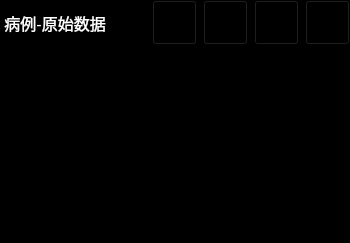
          <widget class="QWidget" name="widgetRawData" native="true">
           <property name="styleSheet">
            <string notr="true">background-color:rgb(0, 0, 0)</string>
           </property>
           <layout class="QVBoxLayout" name="verticalLayout_3" stretch="0,0">
            <property name="leftMargin">
             <number>0</number>
            </property>
            <property name="topMargin">
             <number>0</number>
            </property>
            <property name="rightMargin">
             <number>0</number>
            </property>
            <property name="bottomMargin">
             <number>0</number>
            </property>
            <item>
             <layout class="QHBoxLayout" name="horizontalLayout_5">
              <item>
               <widget class="QLabel" name="labelRawData">
                <property name="palette">
                 <palette>
                  <active>
                   <colorrole role="WindowText">
                    <brush brushstyle="SolidPattern">
                     <color alpha="255">
                      <red>255</red>
                      <green>255</green>
                      <blue>255</blue>
                     </color>
                    </brush>
                   </colorrole>
                   <colorrole role="Button">
                    <brush brushstyle="SolidPattern">
                     <color alpha="255">
                      <red>0</red>
                      <green>0</green>
                      <blue>0</blue>
                     </color>
                    </brush>
                   </colorrole>
                   <colorrole role="Base">
                    <brush brushstyle="SolidPattern">
                     <color alpha="255">
                      <red>0</red>
                      <green>0</green>
                      <blue>0</blue>
                     </color>
                    </brush>
                   </colorrole>
                   <colorrole role="Window">
                    <brush brushstyle="SolidPattern">
                     <color alpha="255">
                      <red>0</red>
                      <green>0</green>
                      <blue>0</blue>
                     </color>
                    </brush>
                   </colorrole>
                  </active>
                  <inactive>
                   <colorrole role="WindowText">
                    <brush brushstyle="SolidPattern">
                     <color alpha="255">
                      <red>255</red>
                      <green>255</green>
                      <blue>255</blue>
                     </color>
                    </brush>
                   </colorrole>
                   <colorrole role="Button">
                    <brush brushstyle="SolidPattern">
                     <color alpha="255">
                      <red>0</red>
                      <green>0</green>
                      <blue>0</blue>
                     </color>
                    </brush>
                   </colorrole>
                   <colorrole role="Base">
                    <brush brushstyle="SolidPattern">
                     <color alpha="255">
                      <red>0</red>
                      <green>0</green>
                      <blue>0</blue>
                     </color>
                    </brush>
                   </colorrole>
                   <colorrole role="Window">
                    <brush brushstyle="SolidPattern">
                     <color alpha="255">
                      <red>0</red>
                      <green>0</green>
                      <blue>0</blue>
                     </color>
                    </brush>
                   </colorrole>
                  </inactive>
                  <disabled>
                   <colorrole role="WindowText">
                    <brush brushstyle="SolidPattern">
                     <color alpha="255">
                      <red>120</red>
                      <green>120</green>
                      <blue>120</blue>
                     </color>
                    </brush>
                   </colorrole>
                   <colorrole role="Button">
                    <brush brushstyle="SolidPattern">
                     <color alpha="255">
                      <red>0</red>
                      <green>0</green>
                      <blue>0</blue>
                     </color>
                    </brush>
                   </colorrole>
                   <colorrole role="Base">
                    <brush brushstyle="SolidPattern">
                     <color alpha="255">
                      <red>0</red>
                      <green>0</green>
                      <blue>0</blue>
                     </color>
                    </brush>
                   </colorrole>
                   <colorrole role="Window">
                    <brush brushstyle="SolidPattern">
                     <color alpha="255">
                      <red>0</red>
                      <green>0</green>
                      <blue>0</blue>
                     </color>
                    </brush>
                   </colorrole>
                  </disabled>
                 </palette>
                </property>
                <property name="font">
                 <font>
                  <pointsize>12</pointsize>
                 </font>
                </property>
                <property name="text">
                 <string> 病例-原始数据</string>
                </property>
               </widget>
              </item>
              <item>
               <spacer name="horizontalSpacer">
                <property name="orientation">
                 <enum>Qt::Horizontal</enum>
                </property>
                <property name="sizeHint" stdset="0">
                 <size>
                  <width>40</width>
                  <height>20</height>
                 </size>
                </property>
               </spacer>
              </item>
              <item>
               <widget class="QToolButton" name="btnRawDataFromPACS">
                <property name="minimumSize">
                 <size>
                  <width>45</width>
                  <height>45</height>
                 </size>
                </property>
                <property name="maximumSize">
                 <size>
                  <width>45</width>
                  <height>45</height>
                 </size>
                </property>
                <property name="toolTip">
                 <string>从PACS导入</string>
                </property>
                <property name="text">
                 <string/>
                </property>
               </widget>
              </item>
              <item>
               <widget class="QToolButton" name="btnRawDataFromLocal">
                <property name="minimumSize">
                 <size>
                  <width>45</width>
                  <height>45</height>
                 </size>
                </property>
                <property name="maximumSize">
                 <size>
                  <width>45</width>
                  <height>45</height>
                 </size>
                </property>
                <property name="toolTip">
                 <string>导入Dicom</string>
                </property>
                <property name="text">
                 <string/>
                </property>
               </widget>
              </item>
              <item>
               <widget class="QToolButton" name="btnRawDataFilter">
                <property name="minimumSize">
                 <size>
                  <width>45</width>
                  <height>45</height>
                 </size>
                </property>
                <property name="maximumSize">
                 <size>
                  <width>45</width>
                  <height>45</height>
                 </size>
                </property>
                <property name="toolTip">
                 <string>筛选</string>
                </property>
                <property name="text">
                 <string/>
                </property>
               </widget>
              </item>
              <item>
               <widget class="QToolButton" name="btnRawDataHelp">
                <property name="minimumSize">
                 <size>
                  <width>45</width>
                  <height>45</height>
                 </size>
                </property>
                <property name="maximumSize">
                 <size>
                  <width>45</width>
                  <height>45</height>
                 </size>
                </property>
                <property name="toolTip">
                 <string>上传说明</string>
                </property>
                <property name="text">
                 <string/>
                </property>
               </widget>
              </item>
             </layout>
            </item>
            <item>
             <widget class="RawDataTableWidget" name="tableWidgetRawData">
              <property name="styleSheet">
               <string notr="true">color: white</string>
              </property>
              <property name="frameShape">
               <enum>QFrame::NoFrame</enum>
              </property>
              <property name="lineWidth">
               <number>0</number>
              </property>
              <property name="editTriggers">
               <set>QAbstractItemView::NoEditTriggers</set>
              </property>
              <attribute name="horizontalHeaderVisible">
               <bool>false</bool>
              </attribute>
              <attribute name="horizontalHeaderStretchLastSection">
               <bool>true</bool>
              </attribute>
              <attribute name="verticalHeaderVisible">
               <bool>false</bool>
              </attribute>
             </widget>
            </item>
           </layout>
          </widget>
